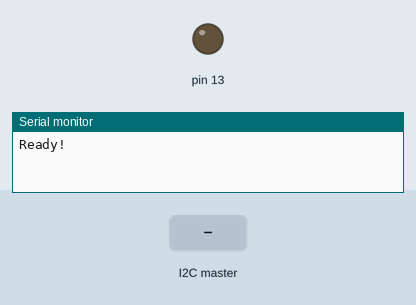
A sketch run on a simulated Arduino Uno, built with avr-gcc and run on an emulated ATmega328P. On the bench: output pins drawn as LEDs (lit = HIGH), the last lines printed to the serial monitor. The test bench sets the inputs (shaded band).

Above: at 1.2 s.
1.3 s: the I2C master sends the byte 1
At 1.9 s:
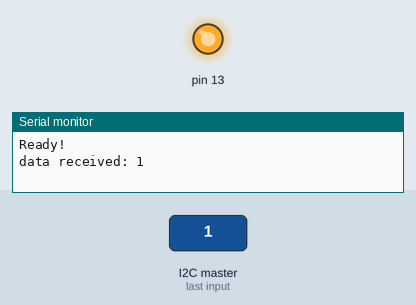
Timing chart, 0 to 4.3 s (numbered marks = the images above; inputs shaded):
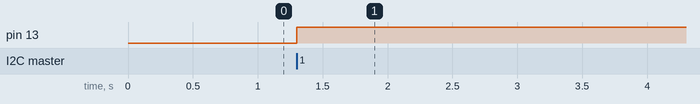

Measured:
- after the input at 1.3 s, pin 13: LOW → HIGH at once

The sketch:

i2c_echo.ino
```cpp
#include "Wire.h"

#define SLAVE_ADDRESS 0x04
int number = 0;
int state = 0;

void setup() {
    pinMode(13, OUTPUT);
    Serial.begin(9600);         // start serial for output
    // initialize i2c as slave
    Wire.begin(SLAVE_ADDRESS);

    // define callbacks for i2c communication
    Wire.onReceive(receiveData);
    Wire.onRequest(sendData);

    Serial.println("Ready!");
}

void loop() {
    delay(100);
}

// callback for received data
void receiveData(int byteCount){

    while(Wire.available()) {
        number = Wire.read();
        Serial.print("data received: ");
        Serial.println(number);

        if (number == 1){

            if (state == 0){
                digitalWrite(13, HIGH); // set the LED on
                state = 1;
            }
            else{
                digitalWrite(13, LOW); // set the LED off
                state = 0;
            }
         }
     }
}

// callback for sending data
void sendData(){
    Wire.write(number);
}
```
